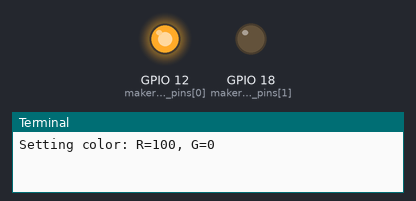
Bench run of a program on a simulated Raspberry Pi (BCM pin numbers). On the bench: output pins drawn as LEDs (lit = HIGH), the last lines printed to the terminal.

Above: at 0.05 s.
At 14.95 s:
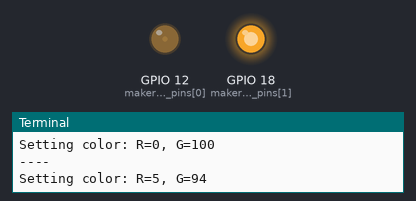
Timing chart, 0 to 26.0 s (numbered marks = the images above):
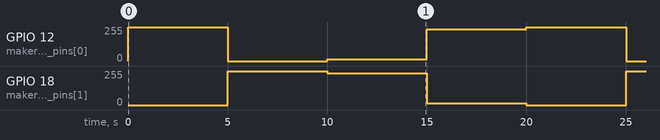

The program:

led.py
```python
'''
lgpio (Linux- General Purpose Input/Output) is a library for controlling GPIO pins

allow user to read and write to GPIO pins
support PWM (Pulse Width Modulation), is used for dimming LEDs, controlling motors etc
'''


import lgpio
from time import sleep

makerobo_pins = (12, 18)

h = lgpio.gpiochip_open(0)

PWM_FREQ = 2000

lgpio.gpio_claim_output(h, makerobo_pins[0])
lgpio.gpio_claim_output(h, makerobo_pins[1])

colors = [0xFF00, 0x00FF, 0x0FF0, 0xF00F]

def makerobo_pwm_map(x, in_min, in_max, out_min, out_max):
    return int((x-in_min) * (out_max - out_min)  / (in_max - in_min) + out_min)

def makerobo_set_Color(color):
    R_val = (color >> 8) & 0xFF
    G_val = color & 0xFF

    R_val = int(makerobo_pwm_map(R_val, 0, 255, 0, 100))
    G_val = int(makerobo_pwm_map(G_val, 0, 255, 0, 100))

    print(f"Setting color: R={R_val}, G={G_val}")

    lgpio.tx_pwm(h, makerobo_pins[0], PWM_FREQ, R_val)
    lgpio.tx_pwm(h, makerobo_pins[1], PWM_FREQ, G_val)

def makerobo_loop():
    try:
        while True:
            for col in colors:
                makerobo_set_Color(col)
                sleep(5)
                print("----")
    except KeyboardInterrupt:
        makerobo_destroy()

def makerobo_destroy():
    lgpio.gpiochip_close(h)

if __name__ == "__main__":
    makerobo_loop()
```

Measured:
- by itself, GPIO 12 (makerobo_pins[0]): repeats every 20.0 s: 0/255 5.0 s, 13/255 5.0 s, 240/255 5.0 s, 255/255 5.0 s
- by itself, GPIO 18 (makerobo_pins[1]): repeats every 20.0 s: 240/255 5.0 s, 13/255 5.0 s, 0/255 5.0 s, 255/255 5.0 s
